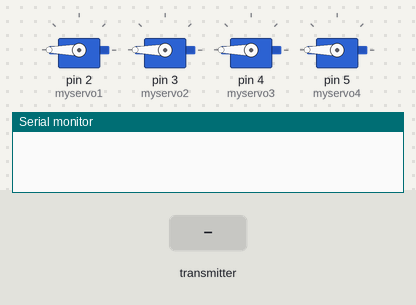
The sketch below on a simulated Arduino Uno, built with avr-gcc and run on an emulated ATmega328P. Parts: 4 × servo, the last lines printed to the serial monitor. The inputs (shaded band) are chosen by the test bench. No radio packets arrive unless stated.

Above: at 1.2 s.
1.3 s: the transmitter starts sending gotByte = 0
At 1.54 s:
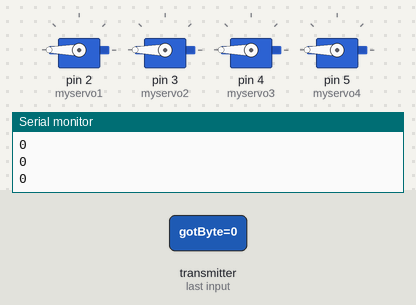
4.3 s: the transmitter starts sending gotByte = 256
7.3 s: the transmitter starts sending gotByte = 512
10.3 s: the transmitter starts sending gotByte = 1023
Timing chart, 0 to 14.3 s (numbered marks = the images above; inputs shaded):
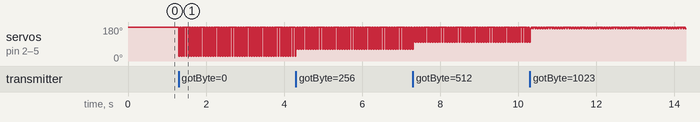

The sketch:

RX.ino
```cpp
#include <Servo.h>
#include <SPI.h>
#include "nRF24L01.h"
#include "RF24.h"

Servo myservo1;  // create servo object to control a servo
Servo myservo2;
Servo myservo3;
Servo myservo4;

RF24 radio(9, 10);  // "создать" модуль на пинах 9 и 10 Для Уно
//RF24 radio(9,53); // для Меги

byte address[][6] = {"1Node", "2Node", "3Node", "4Node", "5Node", "6Node"}; //возможные номера труб

void setup() {
  Serial.begin(9600);         // открываем порт для связи с ПК
  myservo1.attach(2);  // attaches the servo on pin 9 to the servo object
  myservo2.attach(3);
  myservo3.attach(4);
  myservo4.attach(5);
  pinMode(2, OUTPUT);
  radio.begin();              // активировать модуль
  radio.setAutoAck(1);        // режим подтверждения приёма, 1 вкл 0 выкл
  radio.setRetries(0, 15);    // (время между попыткой достучаться, число попыток)
  radio.enableAckPayload();   // разрешить отсылку данных в ответ на входящий сигнал
  radio.setPayloadSize(32);   // размер пакета, в байтах

  radio.openReadingPipe(1, address[0]);   // хотим слушать трубу 0
  radio.setChannel(0x60);     // выбираем канал (в котором нет шумов!)

  radio.setPALevel (RF24_PA_MAX);   // уровень мощности передатчика. На выбор RF24_PA_MIN, RF24_PA_LOW, RF24_PA_HIGH, RF24_PA_MAX
  radio.setDataRate (RF24_250KBPS); // скорость обмена. На выбор RF24_2MBPS, RF24_1MBPS, RF24_250KBPS
  //должна быть одинакова на приёмнике и передатчике!
  //при самой низкой скорости имеем самую высокую чувствительность и дальность!!

  radio.powerUp();        // начать работу
  radio.startListening(); // начинаем слушать эфир, мы приёмный модуль
}

void loop() {
  byte pipeNo;
  int gotByte;
  while (radio.available(&pipeNo)) {        // слушаем эфир со всех труб
    radio.read(&gotByte, sizeof(gotByte));  // чиатем входящий сигнал
    Serial.println(gotByte);
  }
  gotByte = map(gotByte, 0, 1023, 800, 2300);
  myservo1.writeMicroseconds(gotByte);                  // sets the servo position according to the scaled value
  myservo2.writeMicroseconds(gotByte);
  myservo3.writeMicroseconds(gotByte);
  myservo4.writeMicroseconds(gotByte);
  //Serial.println(gotByte);
  delay(20);
}
```

Measured:
- after the input at 1.3 s, servo on pin 2 (myservo1), servo on pin 3 (myservo2), servo on pin 4 (myservo3), servo on pin 5 (myservo4): alternates 180° for 0.04 s and 25° for 0.02 s, starting at once
